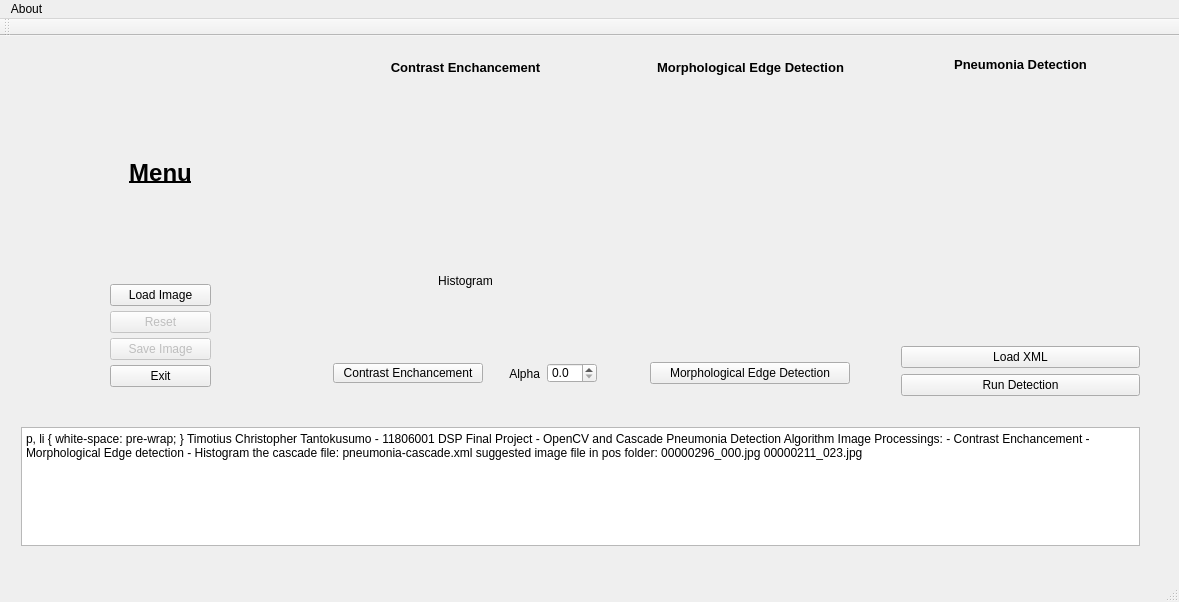
<?xml version="1.0" encoding="UTF-8"?>
<ui version="4.0">
 <class>MainWindow</class>
 <widget class="QMainWindow" name="MainWindow">
  <property name="windowModality">
   <enum>Qt::NonModal</enum>
  </property>
  <property name="enabled">
   <bool>true</bool>
  </property>
  <property name="geometry">
   <rect>
    <x>0</x>
    <y>0</y>
    <width>1179</width>
    <height>602</height>
   </rect>
  </property>
  <property name="sizePolicy">
   <sizepolicy hsizetype="Preferred" vsizetype="Preferred">
    <horstretch>1</horstretch>
    <verstretch>1</verstretch>
   </sizepolicy>
  </property>
  <property name="minimumSize">
   <size>
    <width>1179</width>
    <height>602</height>
   </size>
  </property>
  <property name="maximumSize">
   <size>
    <width>16777215</width>
    <height>16777215</height>
   </size>
  </property>
  <property name="sizeIncrement">
   <size>
    <width>0</width>
    <height>0</height>
   </size>
  </property>
  <property name="windowTitle">
   <string>Image Segmentation</string>
  </property>
  <property name="styleSheet">
   <string notr="true">background-image : url('assets/img/back.png')</string>
  </property>
  <widget class="QWidget" name="centralWidget">
   <property name="sizePolicy">
    <sizepolicy hsizetype="Preferred" vsizetype="Preferred">
     <horstretch>6</horstretch>
     <verstretch>6</verstretch>
    </sizepolicy>
   </property>
   <property name="baseSize">
    <size>
     <width>0</width>
     <height>-1</height>
    </size>
   </property>
   <widget class="QWidget" name="gridLayoutWidget">
    <property name="geometry">
     <rect>
      <x>10</x>
      <y>10</y>
      <width>301</width>
      <height>361</height>
     </rect>
    </property>
    <layout class="QGridLayout" name="gridLayout">
     <property name="leftMargin">
      <number>100</number>
     </property>
     <property name="topMargin">
      <number>20</number>
     </property>
     <property name="rightMargin">
      <number>100</number>
     </property>
     <property name="bottomMargin">
      <number>20</number>
     </property>
     <property name="horizontalSpacing">
      <number>10</number>
     </property>
     <property name="verticalSpacing">
      <number>5</number>
     </property>
     <item row="4" column="0">
      <widget class="QPushButton" name="exitPushButton">
       <property name="text">
        <string>Exit</string>
       </property>
      </widget>
     </item>
     <item row="0" column="0">
      <widget class="QLabel" name="ori_img">
       <property name="sizePolicy">
        <sizepolicy hsizetype="Preferred" vsizetype="Preferred">
         <horstretch>10</horstretch>
         <verstretch>10</verstretch>
        </sizepolicy>
       </property>
       <property name="minimumSize">
        <size>
         <width>20</width>
         <height>20</height>
        </size>
       </property>
       <property name="baseSize">
        <size>
         <width>5</width>
         <height>5</height>
        </size>
       </property>
       <property name="font">
        <font>
         <pointsize>18</pointsize>
         <weight>75</weight>
         <italic>false</italic>
         <bold>true</bold>
         <underline>true</underline>
        </font>
       </property>
       <property name="text">
        <string>Menu</string>
       </property>
       <property name="alignment">
        <set>Qt::AlignCenter</set>
       </property>
      </widget>
     </item>
     <item row="3" column="0">
      <widget class="QPushButton" name="savePushButton">
       <property name="enabled">
        <bool>false</bool>
       </property>
       <property name="text">
        <string>Save Image</string>
       </property>
      </widget>
     </item>
     <item row="2" column="0">
      <widget class="QPushButton" name="resetPushButton">
       <property name="enabled">
        <bool>false</bool>
       </property>
       <property name="text">
        <string>Reset</string>
       </property>
      </widget>
     </item>
     <item row="1" column="0">
      <widget class="QPushButton" name="loadPushButton">
       <property name="text">
        <string>Load Image</string>
       </property>
      </widget>
     </item>
    </layout>
   </widget>
   <widget class="QWidget" name="gridLayoutWidget_2">
    <property name="geometry">
     <rect>
      <x>10</x>
      <y>380</y>
      <width>1141</width>
      <height>141</height>
     </rect>
    </property>
    <layout class="QGridLayout" name="gridLayout_2">
     <item row="0" column="0">
      <widget class="QTextBrowser" name="description">
       <property name="html">
        <string>&lt;!DOCTYPE HTML PUBLIC &quot;-//W3C//DTD HTML 4.0//EN&quot; &quot;http://www.w3.org/TR/REC-html40/strict.dtd&quot;&gt;
&lt;html&gt;&lt;head&gt;&lt;meta name=&quot;qrichtext&quot; content=&quot;1&quot; /&gt;&lt;style type=&quot;text/css&quot;&gt;
p, li { white-space: pre-wrap; }
&lt;/style&gt;&lt;/head&gt;&lt;body style=&quot; font-family:'MS Shell Dlg 2'; font-size:8.25pt; font-weight:400; font-style:normal;&quot;&gt;
&lt;p style=&quot; margin-top:0px; margin-bottom:0px; margin-left:0px; margin-right:0px; -qt-block-indent:0; text-indent:0px;&quot;&gt;&lt;span style=&quot; font-size:12pt;&quot;&gt;Timotius Christopher Tantokusumo - 11806001&lt;/span&gt;&lt;/p&gt;
&lt;p style=&quot;-qt-paragraph-type:empty; margin-top:0px; margin-bottom:0px; margin-left:0px; margin-right:0px; -qt-block-indent:0; text-indent:0px; font-size:12pt;&quot;&gt;&lt;br /&gt;&lt;/p&gt;
&lt;p style=&quot; margin-top:0px; margin-bottom:0px; margin-left:0px; margin-right:0px; -qt-block-indent:0; text-indent:0px;&quot;&gt;&lt;span style=&quot; font-size:12pt;&quot;&gt;DSP Final Project - OpenCV and Cascade&lt;/span&gt;&lt;/p&gt;
&lt;p style=&quot;-qt-paragraph-type:empty; margin-top:0px; margin-bottom:0px; margin-left:0px; margin-right:0px; -qt-block-indent:0; text-indent:0px; font-size:12pt;&quot;&gt;&lt;br /&gt;&lt;/p&gt;
&lt;p style=&quot; margin-top:0px; margin-bottom:0px; margin-left:0px; margin-right:0px; -qt-block-indent:0; text-indent:0px;&quot;&gt;&lt;span style=&quot; font-size:12pt;&quot;&gt;Pneumonia Detection Algorithm &lt;/span&gt;&lt;/p&gt;
&lt;p style=&quot;-qt-paragraph-type:empty; margin-top:0px; margin-bottom:0px; margin-left:0px; margin-right:0px; -qt-block-indent:0; text-indent:0px; font-size:12pt;&quot;&gt;&lt;br /&gt;&lt;/p&gt;
&lt;p style=&quot; margin-top:0px; margin-bottom:0px; margin-left:0px; margin-right:0px; -qt-block-indent:0; text-indent:0px;&quot;&gt;&lt;span style=&quot; font-size:12pt;&quot;&gt;Image Processings:&lt;/span&gt;&lt;/p&gt;
&lt;p style=&quot; margin-top:0px; margin-bottom:0px; margin-left:0px; margin-right:0px; -qt-block-indent:0; text-indent:0px;&quot;&gt;&lt;span style=&quot; font-size:12pt;&quot;&gt;- Contrast Enchancement&lt;/span&gt;&lt;/p&gt;
&lt;p style=&quot; margin-top:0px; margin-bottom:0px; margin-left:0px; margin-right:0px; -qt-block-indent:0; text-indent:0px;&quot;&gt;&lt;span style=&quot; font-size:12pt;&quot;&gt;- Morphological Edge detection&lt;/span&gt;&lt;/p&gt;
&lt;p style=&quot; margin-top:0px; margin-bottom:0px; margin-left:0px; margin-right:0px; -qt-block-indent:0; text-indent:0px;&quot;&gt;&lt;span style=&quot; font-size:12pt;&quot;&gt;- Histogram&lt;/span&gt;&lt;/p&gt;
&lt;p style=&quot;-qt-paragraph-type:empty; margin-top:0px; margin-bottom:0px; margin-left:0px; margin-right:0px; -qt-block-indent:0; text-indent:0px; font-size:12pt;&quot;&gt;&lt;br /&gt;&lt;/p&gt;
&lt;p style=&quot; margin-top:0px; margin-bottom:0px; margin-left:0px; margin-right:0px; -qt-block-indent:0; text-indent:0px;&quot;&gt;&lt;span style=&quot; font-size:12pt;&quot;&gt;the cascade file:&lt;/span&gt;&lt;/p&gt;
&lt;p style=&quot; margin-top:0px; margin-bottom:0px; margin-left:0px; margin-right:0px; -qt-block-indent:0; text-indent:0px;&quot;&gt;&lt;span style=&quot; font-size:12pt;&quot;&gt;pneumonia-cascade.xml&lt;/span&gt;&lt;/p&gt;
&lt;p style=&quot;-qt-paragraph-type:empty; margin-top:0px; margin-bottom:0px; margin-left:0px; margin-right:0px; -qt-block-indent:0; text-indent:0px; font-size:12pt;&quot;&gt;&lt;br /&gt;&lt;/p&gt;
&lt;p style=&quot; margin-top:0px; margin-bottom:0px; margin-left:0px; margin-right:0px; -qt-block-indent:0; text-indent:0px;&quot;&gt;&lt;span style=&quot; font-size:12pt;&quot;&gt;suggested image file in pos folder:&lt;/span&gt;&lt;/p&gt;
&lt;p style=&quot; margin-top:0px; margin-bottom:0px; margin-left:0px; margin-right:0px; -qt-block-indent:0; text-indent:0px;&quot;&gt;&lt;span style=&quot; font-size:12pt;&quot;&gt;00000296_000.jpg&lt;/span&gt;&lt;/p&gt;
&lt;p style=&quot; margin-top:0px; margin-bottom:0px; margin-left:0px; margin-right:0px; -qt-block-indent:0; text-indent:0px;&quot;&gt;&lt;span style=&quot; font-size:12pt;&quot;&gt;00000211_023.jpg&lt;/span&gt;&lt;/p&gt;&lt;/body&gt;&lt;/html&gt;</string>
       </property>
      </widget>
     </item>
    </layout>
   </widget>
   <widget class="QWidget" name="gridLayoutWidget_3">
    <property name="geometry">
     <rect>
      <x>320</x>
      <y>10</y>
      <width>291</width>
      <height>361</height>
     </rect>
    </property>
    <layout class="QGridLayout" name="gridLayout_3">
     <item row="0" column="1">
      <layout class="QVBoxLayout" name="verticalLayout">
       <item>
        <widget class="QLabel" name="label_contrast_img">
         <property name="maximumSize">
          <size>
           <width>1000</width>
           <height>20</height>
          </size>
         </property>
         <property name="baseSize">
          <size>
           <width>0</width>
           <height>0</height>
          </size>
         </property>
         <property name="font">
          <font>
           <pointsize>10</pointsize>
           <weight>75</weight>
           <bold>true</bold>
          </font>
         </property>
         <property name="text">
          <string>Contrast Enchancement</string>
         </property>
         <property name="alignment">
          <set>Qt::AlignCenter</set>
         </property>
        </widget>
       </item>
       <item>
        <widget class="QLabel" name="final_contrast_img">
         <property name="enabled">
          <bool>true</bool>
         </property>
         <property name="text">
          <string/>
         </property>
         <property name="alignment">
          <set>Qt::AlignCenter</set>
         </property>
        </widget>
       </item>
       <item>
        <widget class="QLabel" name="histo_contrast">
         <property name="mouseTracking">
          <bool>true</bool>
         </property>
         <property name="text">
          <string>Histogram</string>
         </property>
         <property name="alignment">
          <set>Qt::AlignCenter</set>
         </property>
        </widget>
       </item>
       <item>
        <widget class="QWidget" name="horizontalWidget1" native="true">
         <property name="maximumSize">
          <size>
           <width>16777215</width>
           <height>45</height>
          </size>
         </property>
         <layout class="QHBoxLayout" name="horizontalLayout" stretch="0,0,0">
          <property name="sizeConstraint">
           <enum>QLayout::SetDefaultConstraint</enum>
          </property>
          <property name="leftMargin">
           <number>1</number>
          </property>
          <property name="topMargin">
           <number>1</number>
          </property>
          <property name="rightMargin">
           <number>1</number>
          </property>
          <property name="bottomMargin">
           <number>1</number>
          </property>
          <item>
           <widget class="QPushButton" name="contrast_enhancement_button">
            <property name="maximumSize">
             <size>
              <width>150</width>
              <height>20</height>
             </size>
            </property>
            <property name="baseSize">
             <size>
              <width>0</width>
              <height>20</height>
             </size>
            </property>
            <property name="text">
             <string>Contrast Enchancement</string>
            </property>
           </widget>
          </item>
          <item>
           <widget class="QLabel" name="label">
            <property name="maximumSize">
             <size>
              <width>50</width>
              <height>25</height>
             </size>
            </property>
            <property name="text">
             <string>Alpha</string>
            </property>
            <property name="alignment">
             <set>Qt::AlignRight|Qt::AlignTrailing|Qt::AlignVCenter</set>
            </property>
           </widget>
          </item>
          <item>
           <widget class="QDoubleSpinBox" name="contrast_spinbox">
            <property name="maximumSize">
             <size>
              <width>50</width>
              <height>20</height>
             </size>
            </property>
            <property name="decimals">
             <number>1</number>
            </property>
            <property name="maximum">
             <double>10.000000000000000</double>
            </property>
            <property name="singleStep">
             <double>0.500000000000000</double>
            </property>
           </widget>
          </item>
         </layout>
        </widget>
       </item>
      </layout>
     </item>
    </layout>
   </widget>
   <widget class="QWidget" name="layoutWidget">
    <property name="geometry">
     <rect>
      <x>620</x>
      <y>10</y>
      <width>261</width>
      <height>361</height>
     </rect>
    </property>
    <layout class="QVBoxLayout" name="verticalLayout_2">
     <item>
      <widget class="QLabel" name="label_morph_img">
       <property name="maximumSize">
        <size>
         <width>16777215</width>
         <height>20</height>
        </size>
       </property>
       <property name="font">
        <font>
         <pointsize>10</pointsize>
         <weight>75</weight>
         <bold>true</bold>
        </font>
       </property>
       <property name="text">
        <string>Morphological Edge Detection</string>
       </property>
       <property name="alignment">
        <set>Qt::AlignCenter</set>
       </property>
      </widget>
     </item>
     <item>
      <widget class="QLabel" name="final_morph_img">
       <property name="text">
        <string/>
       </property>
       <property name="alignment">
        <set>Qt::AlignCenter</set>
       </property>
      </widget>
     </item>
     <item>
      <widget class="QWidget" name="horizontalWidget" native="true">
       <property name="maximumSize">
        <size>
         <width>16777215</width>
         <height>45</height>
        </size>
       </property>
       <layout class="QHBoxLayout" name="horizontalLayout_2">
        <item>
         <widget class="QPushButton" name="edge_detection_button">
          <property name="maximumSize">
           <size>
            <width>200</width>
            <height>16777215</height>
           </size>
          </property>
          <property name="text">
           <string>Morphological Edge Detection</string>
          </property>
         </widget>
        </item>
       </layout>
      </widget>
     </item>
    </layout>
   </widget>
   <widget class="QWidget" name="gridLayoutWidget_4">
    <property name="geometry">
     <rect>
      <x>890</x>
      <y>10</y>
      <width>261</width>
      <height>361</height>
     </rect>
    </property>
    <layout class="QGridLayout" name="gridLayout_4">
     <item row="0" column="0">
      <layout class="QVBoxLayout" name="verticalLayout_3">
       <item>
        <widget class="QLabel" name="label_lung_nodule">
         <property name="maximumSize">
          <size>
           <width>16777215</width>
           <height>20</height>
          </size>
         </property>
         <property name="font">
          <font>
           <pointsize>10</pointsize>
           <weight>75</weight>
           <bold>true</bold>
          </font>
         </property>
         <property name="text">
          <string>Pneumonia Detection</string>
         </property>
         <property name="alignment">
          <set>Qt::AlignHCenter|Qt::AlignTop</set>
         </property>
        </widget>
       </item>
       <item>
        <widget class="QLabel" name="final_lung_nodule">
         <property name="text">
          <string/>
         </property>
         <property name="alignment">
          <set>Qt::AlignCenter</set>
         </property>
        </widget>
       </item>
       <item>
        <widget class="QPushButton" name="load_xml_button">
         <property name="text">
          <string>Load XML</string>
         </property>
        </widget>
       </item>
       <item>
        <widget class="QPushButton" name="run_detection_button">
         <property name="text">
          <string>Run Detection</string>
         </property>
        </widget>
       </item>
      </layout>
     </item>
    </layout>
   </widget>
  </widget>
  <widget class="QMenuBar" name="menuBar">
   <property name="geometry">
    <rect>
     <x>0</x>
     <y>0</y>
     <width>1179</width>
     <height>20</height>
    </rect>
   </property>
   <widget class="QMenu" name="menuAbout">
    <property name="title">
     <string>About</string>
    </property>
    <widget class="QMenu" name="menuAuthor">
     <property name="title">
      <string>Author</string>
     </property>
     <addaction name="separator"/>
     <addaction name="separator"/>
     <addaction name="actionTimotius_Christopher_Tantokusumo_2"/>
    </widget>
    <widget class="QMenu" name="menuContact">
     <property name="title">
      <string>Contact</string>
     </property>
     <addaction name="separator"/>
     <addaction name="separator"/>
     <addaction name="actionmedaimane_github_io"/>
     <addaction name="separator"/>
     <addaction name="separator"/>
    </widget>
    <addaction name="actionDescription"/>
    <addaction name="separator"/>
    <addaction name="menuAuthor"/>
    <addaction name="separator"/>
    <addaction name="menuContact"/>
    <addaction name="separator"/>
   </widget>
   <addaction name="menuAbout"/>
  </widget>
  <widget class="QToolBar" name="mainToolBar">
   <attribute name="toolBarArea">
    <enum>TopToolBarArea</enum>
   </attribute>
   <attribute name="toolBarBreak">
    <bool>false</bool>
   </attribute>
  </widget>
  <widget class="QStatusBar" name="statusBar"/>
  <action name="actionDescription">
   <property name="text">
    <string>Description</string>
   </property>
  </action>
  <action name="actionmedaimane_github_io">
   <property name="text">
    <string>timotius.tantokusumo@student.sgu.ac.id</string>
   </property>
  </action>
  <action name="actionskhairimedaimane_gmail_com">
   <property name="text">
    <string>skhairimedaimane@gmail.com</string>
   </property>
  </action>
  <action name="actionTimotius_Christopher_Tantokusumo">
   <property name="text">
    <string>Timotius Christopher Tantokusumo</string>
   </property>
  </action>
  <action name="actionTimotius_Christopher_Tantokusumo_2">
   <property name="text">
    <string>Timotius Christopher Tantokusumo</string>
   </property>
  </action>
 </widget>
 <layoutdefault spacing="6" margin="11"/>
 <resources/>
 <connections/>
</ui>
